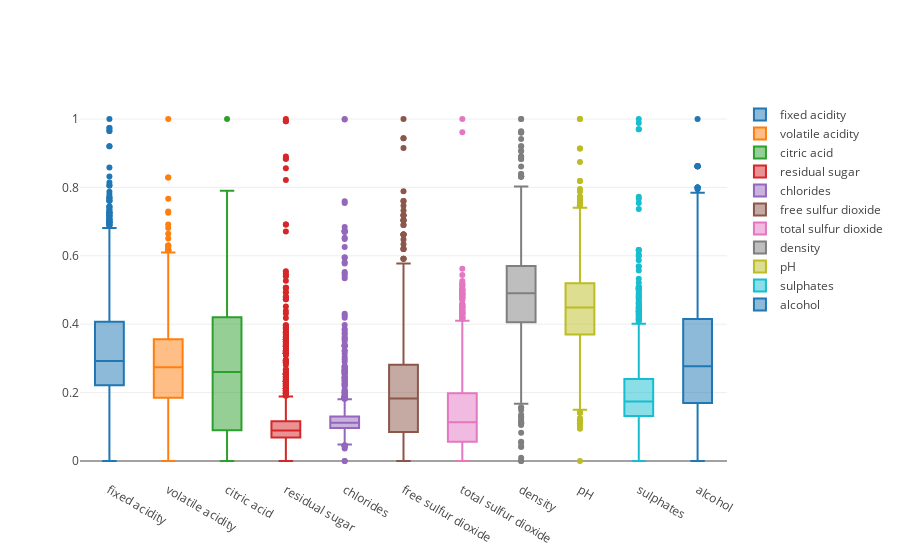

Notebook code cell kept with this figure:
### Markdown cell above
Utilizzando i box plot è possibile osservare in che modo i valori delle feature sono distribuiti. Essi ci permettono di leggerne valore medio, massimo, minimo e rilevare eventuali outlier, ossia dati che non seguono il trend del gruppo a cui appartengono. Se presenti in numero abbastanza elevato, tali valori possono in alcuni casi rendere più complicata l'analisi, perchè il modello apprenderà pattern che si allontanano dal reale andamento dei dati in analisi.
I valori sono stati normalizzati al fine di apprezzare meglio la visualizzazione, in quanto alcune feature presentavano valori estremamente alti rendendo il grafico schiacciato verso il basso.

### Code cell
# Normalizzazione dei dati (tra 0 e 1)
X = df.values
min_max_scaler = preprocessing.MinMaxScaler()
x_scaled = min_max_scaler.fit_transform(X)
#x_scaled = StandardScaler().fit_transform(X)
df_norm = pd.DataFrame(x_scaled)

# Costruzione delle strutture per rappresentare i box plot

data = []
for i in range(len(df.columns) - 1):
    data.append(go.Box(
        name = df.columns[i],
        y = df_norm[i].tolist()        
    ))
df_norm.columns = df.columns    
fig = go.Figure(data=data)
iplot(fig)

### Figure 1 — Plotly figure (JSON) as saved in the notebook; plotly's stock layout.template omitted (floating-point values rounded to 4 significant figures; data arrays with more than 128 entries replaced by an {"elided": "..."} marker saying what was removed)
{"data": [{"name": "fixed acidity", "type": "box", "uid": "04d3c81b-5bbd-46f5-ae7a-dfa11d303857", "y": {"elided": "1599 float values"}}, {"name": "volatile acidity", "type": "box", "uid": "c85a912e-6b9d-40db-9aca-85744ea7f316", "y": {"elided": "1599 float values"}}, {"name": "citric acid", "type": "box", "uid": "067ecb8f-2188-4d54-9854-76c556e71fdc", "y": {"elided": "1599 float values"}}, {"name": "residual sugar", "type": "box", "uid": "0da407f1-e317-424e-a189-19e7c0562b13", "y": {"elided": "1599 float values"}}, {"name": "chlorides", "type": "box", "uid": "4f2f541e-7bd5-4fd4-a33e-9ccd4248efad", "y": {"elided": "1599 float values"}}, {"name": "free sulfur dioxide", "type": "box", "uid": "52ef23ed-61a0-4b3a-b664-c61f2c55bc9b", "y": {"elided": "1599 float values"}}, {"name": "total sulfur dioxide", "type": "box", "uid": "b2361376-94a5-4e1f-8166-d3dd6811d66a", "y": {"elided": "1599 float values"}}, {"name": "density", "type": "box", "uid": "f7927407-37c8-446c-a0a8-9c8a594b6adb", "y": {"elided": "1599 float values"}}, {"name": "pH", "type": "box", "uid": "a55e8c18-8a73-44e0-83c8-96ffb4ea9c97", "y": {"elided": "1599 float values"}}, {"name": "sulphates", "type": "box", "uid": "c5658a4a-4a8c-4f3f-b4ab-6573cc794cdb", "y": {"elided": "1599 float values"}}, {"name": "alcohol", "type": "box", "uid": "2a18b84b-bd01-4cba-a704-0fdf42e85385", "y": {"elided": "1599 float values"}}], "layout": {}}
